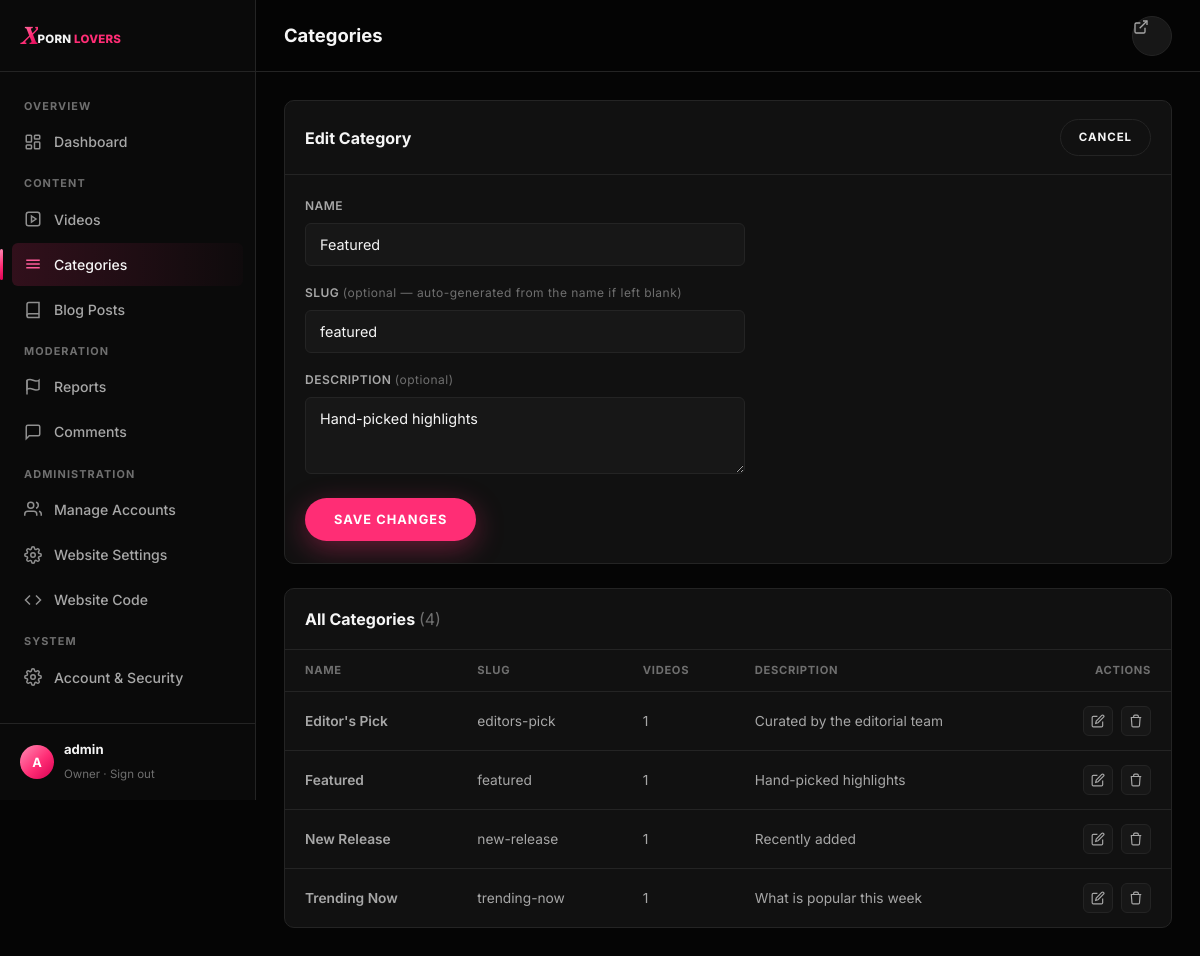
/admin/categories.php?edit=1 (signed in), run on the app's committed database.
### tables this page shows
CREATE TABLE IF NOT EXISTS categories (
    id          INT UNSIGNED AUTO_INCREMENT PRIMARY KEY,
    name        VARCHAR(100) NOT NULL,
    slug        VARCHAR(100) NOT NULL UNIQUE,
    description VARCHAR(500) NULL,
    created_at  DATETIME NOT NULL DEFAULT CURRENT_TIMESTAMP
);

### includes/db.php (called while the page is built, shortened)
<?php
function db(): PDO
{
    static $pdo = null;
    if ($pdo === null) {
        $dsn = sprintf(
            'mysql:host=%s;dbname=%s;charset=%s',
            DB_HOST,
            DB_NAME,
            DB_CHARSET
        );
        try {
            $pdo = new PDO($dsn, DB_USER, DB_PASS, [
                PDO::ATTR_ERRMODE            => PDO::ERRMODE_EXCEPTION,
                PDO::ATTR_DEFAULT_FETCH_MODE => PDO::FETCH_ASSOC,
                PDO::ATTR_EMULATE_PREPARES   => false,
            ]);
        } catch (PDOException $e) {
            error_log('[db] connection failed: ' . $e->getMessage());
            http_response_code(500);
            require __DIR__ . '/../errors/500.php';
            exit;
        }
    }
    return $pdo;
}

### includes/auth.php (called while the page is built, shortened)
<?php
require_once __DIR__ . '/db.php';
require_once __DIR__ . '/helpers.php';
function current_admin(): ?array
{
    $stmt = db()->prepare("SELECT id, username, role, is_owner, status, last_login FROM admins WHERE id = ? AND status = 'active' LIMIT 1");
    $stmt->execute([$_SESSION['admin_id']]);
    $admin = $stmt->fetch();
    return $admin;
}
function require_admin(): array
{
    $admin = current_admin();
    return $admin;
}
function admin_has_role(array $admin, string $minRole): bool
{
    return (ROLE_RANK[$admin['role']] ?? 0) >= (ROLE_RANK[$minRole] ?? PHP_INT_MAX);
}

### includes/helpers.php (called while the page is built, shortened)
<?php
function e(?string $value): string
{
    return htmlspecialchars($value ?? '', ENT_QUOTES, 'UTF-8');
}

### admin/categories.php (the view, shortened to what this page needs)
<?php
require_once __DIR__ . '/../includes/db.php';
require_once __DIR__ . '/../includes/helpers.php';
require_once __DIR__ . '/../includes/auth.php';
$admin = require_admin();
$pdo = db();
$editingCategory = null;
if (isset($_GET['edit'])) {
    $stmt = $pdo->prepare('SELECT * FROM categories WHERE id = ? LIMIT 1');
    $stmt->execute([(int) $_GET['edit']]);
    $editingCategory = $stmt->fetch() ?: null;
}
$showForm = $editingCategory !== null || isset($_GET['new']);
$categories = $pdo->query(
    "SELECT c.*, COUNT(v.id) AS video_count
     FROM categories c
     LEFT JOIN videos v ON v.category_id = c.id
     GROUP BY c.id
     ORDER BY c.name"
)->fetchAll();
?>
<!doctype html>
<html lang="en">
<head>
<link rel="stylesheet" href="/assets/css/tokens.css">
<link rel="stylesheet" href="/assets/css/main.css">
<link rel="stylesheet" href="/assets/css/admin.css">
</head>
<body class="admin">
<div class="admin-shell">
  <?php $active = 'categories'; include __DIR__ . '/../includes/partials/admin_sidebar.php'; ?>
  <div class="admin-main">
    <header class="admin-topbar">
      <div style="display:flex; align-items:center; gap:14px;">
        <h2>Categories</h2>
      </div>
      <div class="topbar-actions">
        <a href="/index.php" class="btn-icon" aria-label="View site" title="View site">
          <svg width="16" height="16" viewBox="0 0 24 24" fill="none" stroke="currentColor" stroke-width="2"><path d="M18 13v6a2 2 0 0 1-2 2H5a2 2 0 0 1-2-2V8a2 2 0 0 1 2-2h6"/><path d="M15 3h6v6"/><path d="M10 14 21 3"/></svg>
        </a>
      </div>
    </header>
    <div class="admin-content">
      <?php if ($showForm): ?>
        <div class="panel" style="margin-bottom:24px;">
          <div class="panel-head">
            <h3><?= $editingCategory ? 'Edit Category' : 'Add Category' ?></h3>
            <a href="/admin/categories.php" class="btn btn-secondary btn-sm">Cancel</a>
          </div>
          <form method="post" action="/admin/actions/category_action.php" style="padding:22px 20px; max-width:480px;">
            <div class="field">
              <label for="name">Name</label>
              <input id="name" name="name" type="text" required maxlength="100" value="<?= e($editingCategory['name'] ?? '') ?>">
            </div>
            <div class="field">
              <label for="slug">Slug <span style="text-transform:none; font-weight:400; color:var(--text-muted);">(optional — auto-generated from the name if left blank)</span></label>
              <input id="slug" name="slug" type="text" maxlength="100" placeholder="auto-generated" value="<?= e($editingCategory['slug'] ?? '') ?>">
            </div>
            <div class="field">
              <label for="description">Description <span style="text-transform:none; font-weight:400; color:var(--text-muted);">(optional)</span></label>
              <textarea id="description" name="description" rows="3" maxlength="500"><?= e($editingCategory['description'] ?? '') ?></textarea>
            </div>
            <button type="submit" class="btn btn-primary"><?= $editingCategory ? 'Save Changes' : 'Add Category' ?></button>
          </form>
        </div>
      <?php endif; ?>
      <div class="panel">
        <div class="panel-head">
          <h3>All Categories <span style="color:var(--text-muted); font-weight:400;">(<?= count($categories) ?>)</span></h3>
        </div>
        <div class="table-wrap">
          <table class="data-table">
            <thead>
              <tr>
                <th>Name</th>
                <th>Slug</th>
                <th>Videos</th>
                <th>Description</th>
                <th style="text-align:right;">Actions</th>
              </tr>
            </thead>
            <tbody>
              <?php if ($categories): foreach ($categories as $cat): ?>
                <tr>
                  <td class="row-title"><?= e($cat['name']) ?></td>
                  <td><?= e($cat['slug']) ?></td>
                  <td><?= (int) $cat['video_count'] ?></td>
                  <td style="max-width:280px;"><?= $cat['description'] ? e(mb_strimwidth($cat['description'], 0, 80, '…')) : '<span style="color:var(--text-muted);">—</span>' ?></td>
                  <td>
                    <div class="row-actions">
                      <a href="/admin/categories.php?edit=<?= (int) $cat['id'] ?>" aria-label="Edit"><svg viewBox="0 0 24 24" fill="none" stroke="currentColor" stroke-width="2"><path d="M11 4H4a2 2 0 0 0-2 2v14a2 2 0 0 0 2 2h14a2 2 0 0 0 2-2v-7"/><path d="M18.5 2.5a2.12 2.12 0 0 1 3 3L12 15l-4 1 1-4Z"/></svg></a>
                      <form method="post" action="/admin/actions/category_action.php" onsubmit="return confirm('Delete &quot;<?= e($cat['name']) ?>&quot;? <?= (int) $cat['video_count'] ?> video(s) in it will become uncategorized (General) — they will not be deleted.');" style="display:inline;">
                        <button type="submit" aria-label="Delete"><svg viewBox="0 0 24 24" fill="none" stroke="currentColor" stroke-width="2"><path d="M3 6h18M8 6V4a2 2 0 0 1 2-2h4a2 2 0 0 1 2 2v2m3 0-1 14a2 2 0 0 1-2 2H7a2 2 0 0 1-2-2L4 6"/></svg></button>
                      </form>
                    </div>
                  </td>
                </tr>
              <?php endforeach; else: ?>
                <tr><td colspan="5" style="color:var(--text-secondary);">No categories yet.</td></tr>
              <?php endif; ?>
            </tbody>
          </table>
        </div>
      </div>
    </div>
  </div>
</div>
</body>
</html>

### includes/partials/admin_sidebar.php (shortened to what this page needs)
<?php
$active = $active ?? '';
$canModerate = admin_has_role($admin, 'moderator');
$canAdminister = admin_has_role($admin, 'admin');
$roleLabels = ['creator' => 'Creator', 'moderator' => 'Moderator', 'admin' => 'Admin'];
$roleLabel = ($admin['is_owner'] ?? false) ? 'Owner' : ($roleLabels[$admin['role']] ?? ucfirst($admin['role']));
?>
<aside class="sidebar">
  <div class="sidebar-head">
    <a href="/index.php" class="logo logo--sm">
      <span class="logo-mark">X</span><span class="logo-text">PORN <span class="accent">LOVERS</span></span>
    </a>
  </div>
  <nav class="sidebar-nav">
    <div class="sidebar-group-label">Overview</div>
    <a href="/admin/dashboard.php" class="<?= $active === 'dashboard' ? 'active' : '' ?>">
      <svg viewBox="0 0 24 24" fill="none" stroke="currentColor" stroke-width="2"><rect x="3" y="3" width="7" height="9" rx="1"/><rect x="14" y="3" width="7" height="5" rx="1"/><rect x="14" y="12" width="7" height="9" rx="1"/><rect x="3" y="16" width="7" height="5" rx="1"/></svg>
      Dashboard
    </a>
    <div class="sidebar-group-label">Content</div>
    <a href="/admin/videos.php" class="<?= $active === 'videos' ? 'active' : '' ?>">
      <svg viewBox="0 0 24 24" fill="none" stroke="currentColor" stroke-width="2"><path d="m10 8 6 4-6 4V8Z"/><rect x="3" y="3" width="18" height="18" rx="3"/></svg>
      Videos
    </a>
    <a href="/admin/categories.php" class="<?= $active === 'categories' ? 'active' : '' ?>">
      <svg viewBox="0 0 24 24" fill="none" stroke="currentColor" stroke-width="2"><path d="M3 7h18M3 12h18M3 17h18"/></svg>
      Categories
    </a>
    <a href="#">
      <svg viewBox="0 0 24 24" fill="none" stroke="currentColor" stroke-width="2"><path d="M4 19.5A2.5 2.5 0 0 1 6.5 17H20"/><path d="M6.5 2H20v20H6.5A2.5 2.5 0 0 1 4 19.5v-15A2.5 2.5 0 0 1 6.5 2z"/></svg>
      Blog Posts
    </a>
    <?php if ($canModerate): ?>
      <div class="sidebar-group-label">Moderation</div>
      <a href="/admin/dashboard.php#reports" style="justify-content:space-between;">
        <span style="display:flex; align-items:center; gap:12px;">
          <svg viewBox="0 0 24 24" fill="none" stroke="currentColor" stroke-width="2"><path d="M4 15s1-1 4-1 5 2 8 2 4-1 4-1V3s-1 1-4 1-5-2-8-2-4 1-4 1z"/><path d="M4 22V3"/></svg>
          Reports
        </span>
      </a>
      <a href="/admin/comments.php" class="<?= $active === 'comments' ? 'active' : '' ?>" style="justify-content:space-between;">
        <span style="display:flex; align-items:center; gap:12px;">
          <svg viewBox="0 0 24 24" fill="none" stroke="currentColor" stroke-width="2"><path d="M21 15a2 2 0 0 1-2 2H7l-4 4V5a2 2 0 0 1 2-2h14a2 2 0 0 1 2 2z"/></svg>
          Comments
        </span>
      </a>
    <?php endif; ?>
    <?php if ($canAdminister): ?>
      <div class="sidebar-group-label">Administration</div>
      <a href="/admin/accounts.php" class="<?= $active === 'accounts' ? 'active' : '' ?>">
        <svg viewBox="0 0 24 24" fill="none" stroke="currentColor" stroke-width="2"><path d="M17 21v-2a4 4 0 0 0-4-4H5a4 4 0 0 0-4 4v2"/><circle cx="9" cy="7" r="4"/><path d="M23 21v-2a4 4 0 0 0-3-3.87"/><path d="M16 3.13a4 4 0 0 1 0 7.75"/></svg>
        Manage Accounts
      </a>
      <a href="/admin/settings.php" class="<?= $active === 'settings' ? 'active' : '' ?>">
        Website Settings
      </a>
      <a href="/admin/code.php" class="<?= $active === 'code' ? 'active' : '' ?>">
        <svg viewBox="0 0 24 24" fill="none" stroke="currentColor" stroke-width="2"><polyline points="16 18 22 12 16 6"/><polyline points="8 6 2 12 8 18"/></svg>
        Website Code
      </a>
    <?php endif; ?>
    <div class="sidebar-group-label">System</div>
    <a href="/admin/dashboard.php#account">
      Account &amp; Security
    </a>
  </nav>
  <div class="sidebar-foot">
    <div class="avatar"><?= e(mb_strtoupper(mb_substr($admin['username'], 0, 1))) ?></div>
    <div class="who">
      <strong><?= e($admin['username']) ?></strong>
      <span><?= e($roleLabel) ?> · <a href="/admin/logout.php" style="color:var(--text-muted);">Sign out</a></span>
    </div>
  </div>
</aside>

### assets/css/tokens.css (style rules this page uses)
:root { --bg-primary: #050505; --bg-secondary: #0A0A0A; --bg-card: #111111; --bg-elevated: #171717; --border: #242424; --text-primary: #F5F5F5; --text-secondary: #A7A7A7; --text-muted: #6F6F6F; --pink: #FF2D75; --pink-hover: #FF5C9A; --pink-dark: #D90052; --pink-soft: #FF8DB5; --gradient-brand: linear-gradient(135deg, #FF8DB5 0%, #FF2D75 55%, #D90052 100%); --font-display: 'Playfair Display', 'Times New Roman', Georgia, serif; --font-body: 'Inter', -apple-system, BlinkMacSystemFont, 'Segoe UI', Helvetica, Arial, sans-serif; --radius-sm: 6px; --radius-md: 10px; --radius-lg: 16px; --radius-full: 999px; --shadow-card: 0 8px 24px rgba(0, 0, 0, 0.45); --shadow-pink: 0 8px 28px rgba(255, 45, 117, 0.35); --ease: cubic-bezier(0.22, 1, 0.36, 1); --transition-fast: 150ms var(--ease); --transition-base: 250ms var(--ease); --transition-slow: 400ms var(--ease); --nav-height: 72px; --nav-height-mobile: 60px; --container-max: 1440px; }

### assets/css/main.css (style rules this page uses)
*, *::before, *::after { box-sizing: border-box; }
html { -webkit-text-size-adjust: 100%; scroll-behavior: smooth; }
body { margin: 0; background: var(--bg-primary); color: var(--text-primary); font-family: var(--font-body); font-size: 16px; line-height: 1.5; -webkit-font-smoothing: antialiased; }
a { color: inherit; text-decoration: none; }
button { font-family: inherit; cursor: pointer; }
h1, h2, h3, h4, p { margin: 0; }
input, select { font-family: inherit; }
.logo { display: inline-flex; align-items: baseline; gap: 1px; line-height: 1; white-space: nowrap; }
.logo-mark { font-family: var(--font-display); font-style: italic; font-weight: 900; font-size: 2.2rem; background: var(--gradient-brand); -webkit-background-clip: text; background-clip: text; color: transparent; margin-right: -1px; transform: translateY(1px); }
.logo-text { font-family: var(--font-body); font-weight: 800; font-size: 0.95rem; letter-spacing: 0.02em; text-transform: uppercase; color: var(--text-primary); }
.logo-text .accent { color: var(--pink); }
.logo--sm .logo-mark { font-size: 1.5rem; }
.logo--sm .logo-text { font-size: 0.72rem; }
.btn { display: inline-flex; align-items: center; justify-content: center; gap: 8px; padding: 13px 28px; border-radius: var(--radius-full); font-size: 0.8rem; font-weight: 700; letter-spacing: 0.08em; text-transform: uppercase; border: 1px solid transparent; transition: background var(--transition-fast), color var(--transition-fast), border-color var(--transition-fast), transform var(--transition-fast), box-shadow var(--transition-fast); }
.btn-primary { background: var(--pink); color: #fff; box-shadow: var(--shadow-pink); }
.btn-secondary { background: transparent; color: var(--text-primary); border-color: var(--border); }
.btn-sm { padding: 9px 18px; font-size: 0.72rem; }
.btn-icon { width: 40px; height: 40px; padding: 0; border-radius: var(--radius-full); background: var(--bg-elevated); border: 1px solid var(--border); color: var(--text-secondary); }
.field { margin-bottom: 16px; }
.field label { display: block; font-size: 0.75rem; font-weight: 600; letter-spacing: 0.04em; text-transform: uppercase; color: var(--text-secondary); margin-bottom: 8px; }
.field input, .field textarea, .field select { width: 100%; background: var(--bg-elevated); border: 1px solid var(--border); border-radius: var(--radius-sm); padding: 11px 13px; color: var(--text-primary); font-size: 0.85rem; font-family: inherit; outline: none; resize: vertical; transition: border-color var(--transition-fast); }

### data on the page
categories: name "Featured", slug "featured", description "Hand-picked highlights", video_count "1"
categories: name "Editor's Pick", slug "editors-pick", video_count "1", description "Curated by the editorial team"
categories: name "New Release", slug "new-release", video_count "1", description "Recently added"
categories: name "Trending Now", slug "trending-now", video_count "1", description "What is popular this week"

### other printed values
mb_strtoupper(mb_substr($admin['username'], 0, 1)) "A"
$admin['username'] "admin"
$roleLabel "Owner"
count($categories) "4"
